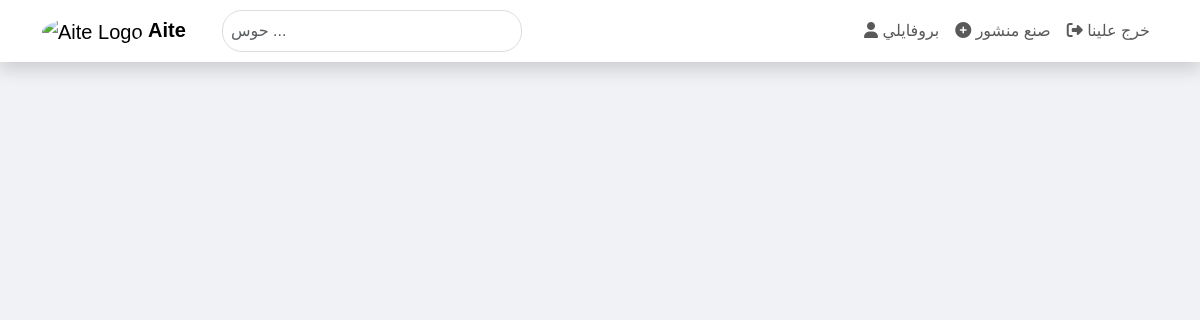
The page / (signed in) on the database as committed earlier.
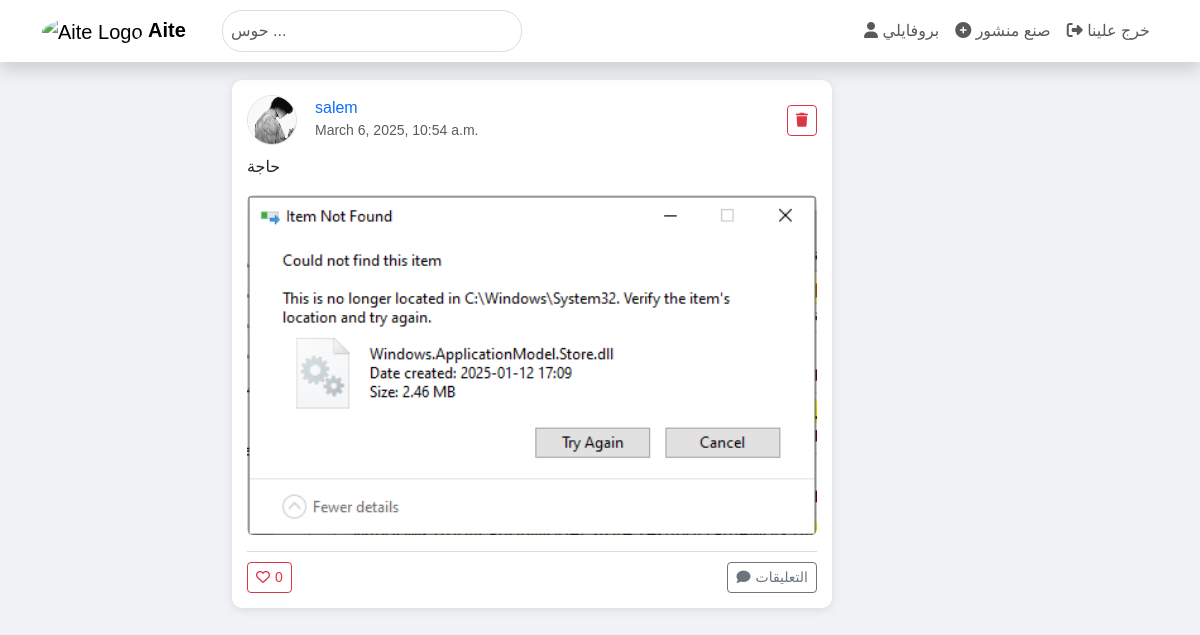
The same page on the database as committed later.
### socialmediaapp/models.py (models this page shows, shortened)
class Post(models.Model):
    user = models.ForeignKey(settings.AUTH_USER_MODEL, on_delete=models.CASCADE)
    content = models.TextField()
    image = models.ImageField(upload_to='uploads/', blank=True, null=True)
    created_at = models.DateTimeField(auto_now_add=True)
    likers = models.ManyToManyField(settings.AUTH_USER_MODEL, related_name="liked_posts", blank=True)

class CustomUser(AbstractUser):
    profile_picture = models.ImageField(upload_to='profile_pics/', default='profile_pics/default_profile.png')
    groups = models.ManyToManyField(
        "auth.Group",
        related_name="customuser_set",
        blank=True
    )
    user_permissions = models.ManyToManyField(
        "auth.Permission",
        related_name="customuser_permissions_set",
        blank=True
    )

### socialmediaapp/views.py (the view)
# urls.py: path('', views.home_view, name='home'),
@login_required
def home_view(request):
    posts = Post.objects.all()
    return render(request, 'home.html', {'posts': posts})

### socialmediaapp/templates/home.html (shortened to what the changed rows need)
{% load static %}
<!DOCTYPE html>
<html lang="en">
<head>
    <link href="https://cdn.jsdelivr.net/npm/bootstrap@5.3.0-alpha1/dist/css/bootstrap.min.css" rel="stylesheet">
    <link rel="stylesheet" href="https://cdnjs.cloudflare.com/ajax/libs/font-awesome/6.1.1/css/all.min.css">
    <link rel="stylesheet" href="{% static 'style.css' %}">
</head>
<body>
    <div class="container content-container">
        <div class="row justify-content-center">
            <div class="col-lg-8">
                {% for post in posts %}
                    <div class="post">
                        <div class="post-header d-flex align-items-center">
                            <img src="{{ post.user.profile_picture.url }}" class="rounded-circle me-2 border" alt="User avatar"
                            onerror="this.onerror=null; this.src='/media/profile_pics/default_profile.png';"
                            style="width: 50px; height: 50px; object-fit: cover;">
                                                    <div>
                                                        <h6 class="mb-0">
                                                            <a href="{% url 'profile' post.user.username %}" class="text-decoration-none">
                                                                {{ post.user }}
                                                            </a>
                                                        </h6>
                                <small class="text-muted">{{ post.created_at }}</small>
                            </div>
                            {% if post.user == request.user %}
                                <form method="POST" action="{% url 'delete_post' post.id %}" class="ms-auto">
                                    <button type="submit" class="btn btn-sm btn-outline-danger" onclick="return confirm('خصك تمحي المنشور؟');">
                                        <i class="fas fa-trash"></i>
                                    </button>
                                </form>
                            {% endif %}
                        </div>
                        <p class="post-content mt-2">{{ post.content }}</p>
                        {% if post.image %}
                            <div class="post-image-container">
                                <img src="{{ post.image.url }}" alt="Post image" class="img-fluid rounded">
                            </div>
                        {% endif %}
                        <div class="post-actions d-flex justify-content-between align-items-center mt-3">
                            <button class="btn btn-outline-danger btn-sm like-button" onclick="toggleLike(this, {{ post.id }})">
                                <i class="{% if request.user in post.likers.all %}fas{% else %}far{% endif %} fa-heart"></i>
                                <span class="like-count">{{ post.likers.count }}</span>
                            </button>
                            <button class="btn btn-outline-secondary btn-sm comment-button" data-bs-toggle="collapse" data-bs-target="#comments-{{ post.id }}">
                                <i class="fas fa-comment"></i> التعليقات
                            </button>
                        </div>
                    </div>
                {% endfor %}
            </div>
        </div>
    </div>
</body>
</html>

Rows that differ between the two databases and show on the page:
added Post: user.profile_picture (picture), user "salem", created_at "March 6, 2025, 10:54 a.m.", content "حاجة", image (picture), likers.count "0"
